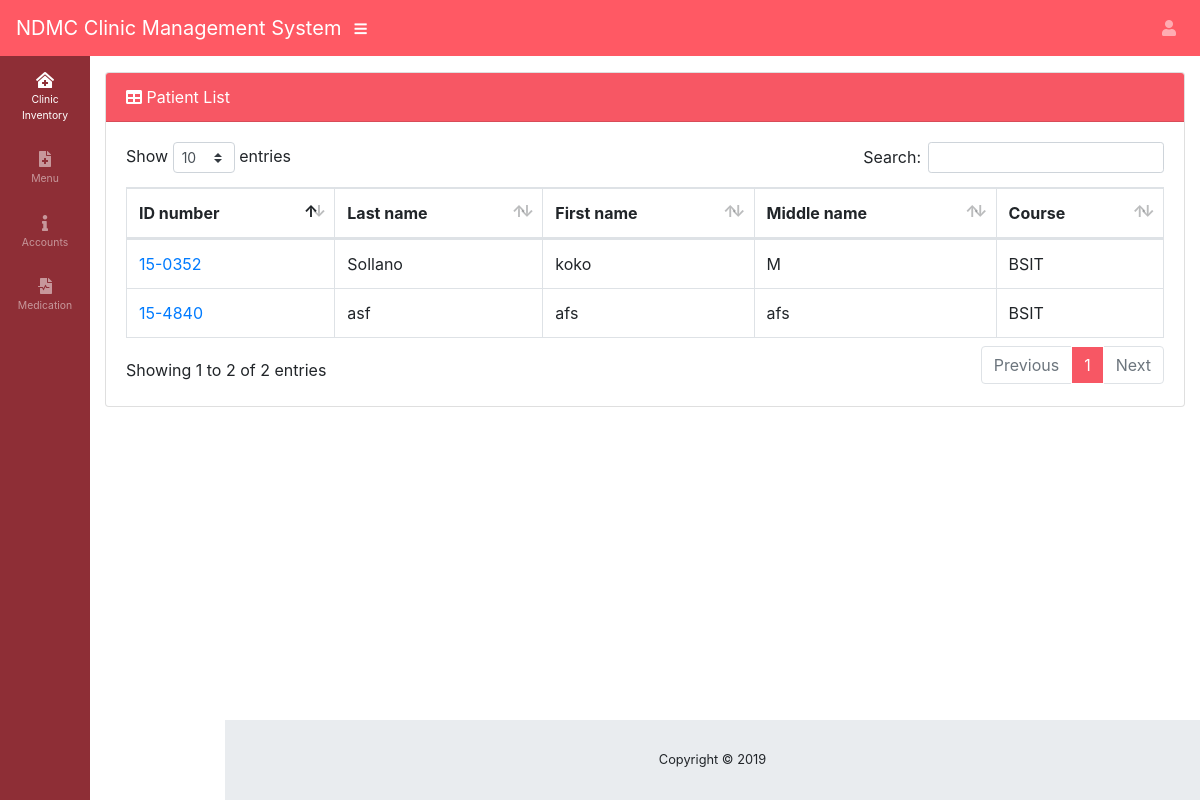
/medical/patient (signed in), run on the app's committed database.
### medical/models.py (models this page shows, shortened)
class Patient(models.Model):
    user                    = models.ForeignKey(User, on_delete=models.CASCADE)
    id_number               = models.CharField(max_length=255)
    last_name               = models.CharField(max_length=255)
    first_name              = models.CharField(max_length=255)
    middle_name             = models.CharField(max_length=255)
    course                  = models.ForeignKey('Course', on_delete=models.CASCADE)
    status                  = models.CharField(
                                                max_length=9,
                                                choices=STATUS_CHOICES,
                                                default='single'
                                            )
    date_created            = models.DateTimeField(auto_now_add=True)
    date_modified           = models.DateTimeField(auto_now=True)

class Course(models.Model):
    user                    = models.ForeignKey(User, on_delete=models.CASCADE)
    dept_code               = models.ForeignKey('Department', on_delete=models.CASCADE)
    code                    = models.CharField(max_length=255)
    description             = models.TextField()
    date_created            = models.DateTimeField(auto_now_add=True)
    date_modified           = models.DateTimeField(auto_now=True)
    def __str__(self):
        return '{}'.format(self.code)

### medical/views.py (the view)
# urls.py: path('patient', PatientList.as_view(), name='patient-list'),
class PatientList(LoginRequiredMixin, View):
    def get(self, request, *args, **kwargs):
        post = Patient.objects.all()
        context = {
            'post': post,
        }
        return render(request, 'clinic/patient-list.html', context)

### templates/clinic/patient-list.html (shortened to what this page needs)
{% extends 'base.html' %}
{% load staticfiles %}
{% block content %}
    <div id="content-wrapper">
      <div class="container-fluid">
        <div class="card mb-3">
          <div class="card-header">
            <i class="fas fa-table"></i>
            Patient List</div>
          <div class="card-body">
            <div class="table-responsive">
              <table class="table table-bordered" id="dataTable" width="100%" cellspacing="0">
                <thead>
                  <tr>
                    <th>ID number</th>
                    <th>Last name</th>
                    <th>First name</th>
                    <th>Middle name</th>
                    <th>Course</th>
                  </tr>
                </thead>
                <tbody>
                  {% if post %}
                    {% for post in post %}
                      <tr>
                        <td><a href="{% url 'medical:patient-detail' post.id_number %}">{{ post.id_number }}</a></td>
                        <td>{{ post.last_name }}</td>
                        <td>{{ post.first_name }}</td>
                        <td>{{ post.middle_name }}</td>
                        <td>{{ post.course }}</td>
                      </tr>
                  {% endfor %}
                {% endif %}
                </tbody>
              </table>
            </div>
          </div>
        </div>
      </div>
      <footer class="sticky-footer">
        <div class="container my-auto">
          <div class="copyright text-center my-auto">
            <span>Copyright © 2019</span>
          </div>
        </div>
      </footer>
    </div>
  </div>
{% endblock %}

### data on the page
Patient: id_number "15-4840", last_name "asf", first_name "afs", middle_name "afs", course "BSIT"
Patient: id_number "15-0352", last_name "Sollano", first_name "koko", middle_name "M", course "BSIT"
